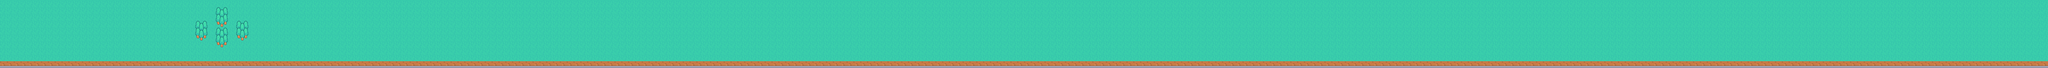

Rendered tile map (Tiled .tmx) drawn with the repository's tilesets; below, a short description and the map source with its tile grids summarised:
An orthogonal 300x10 tile map with 64x64 px tiles, 2 tile layers (ground, trees).

<map version="1.9" tiledversion="1.9.2" orientation="orthogonal" renderorder="right-down" width="300" height="10" tilewidth="64" tileheight="64" infinite="0" nextlayerid="3" nextobjectid="1">
 <editorsettings>
  <export target="testMap.lua" format="lua" />
 </editorsettings>
 <tileset firstgid="1" source="tileset.tsx" />
 <layer id="1" name="ground" width="300" height="10">
  <data>[3000 cells, 3000 non-empty, 2 distinct tile ids]</data>
 </layer>
 <layer id="2" name="trees" width="300" height="10">
  <data>[3000 cells, 36 non-empty, 9 distinct tile ids]</data>
 </layer>
</map>
